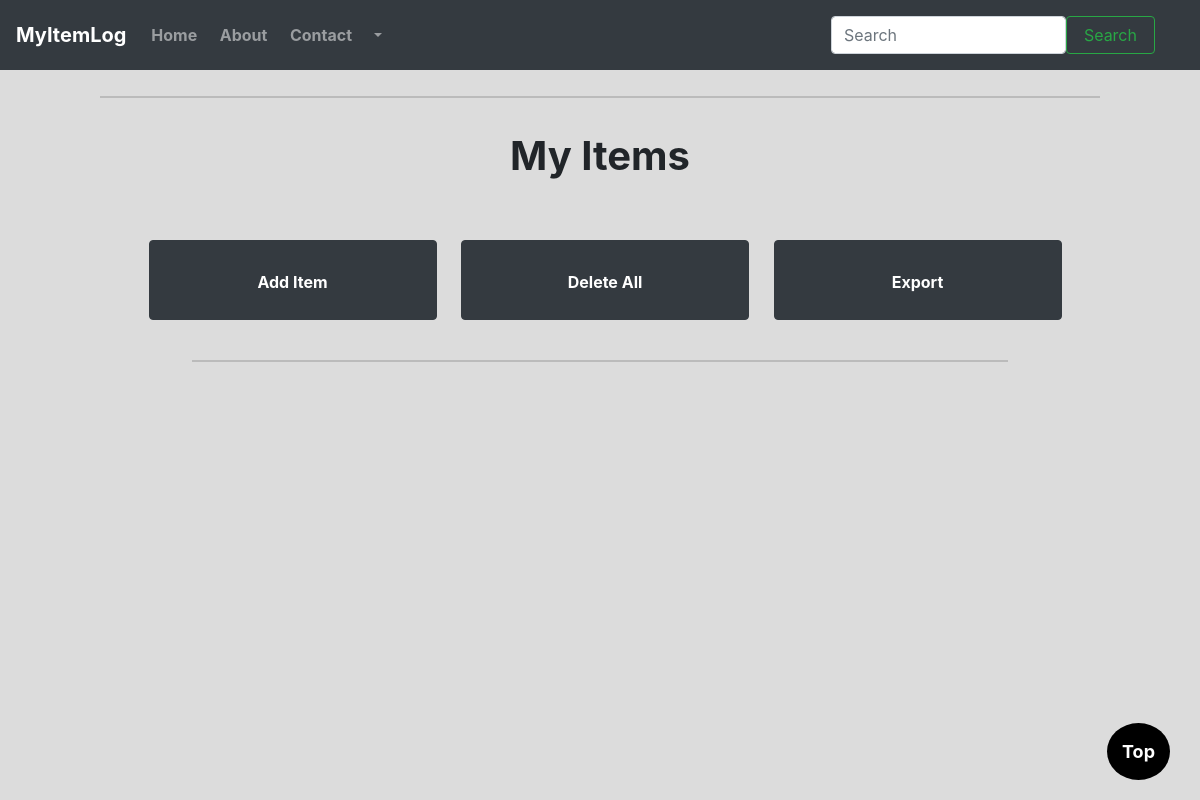
Before: / (signed in) with the older database file.
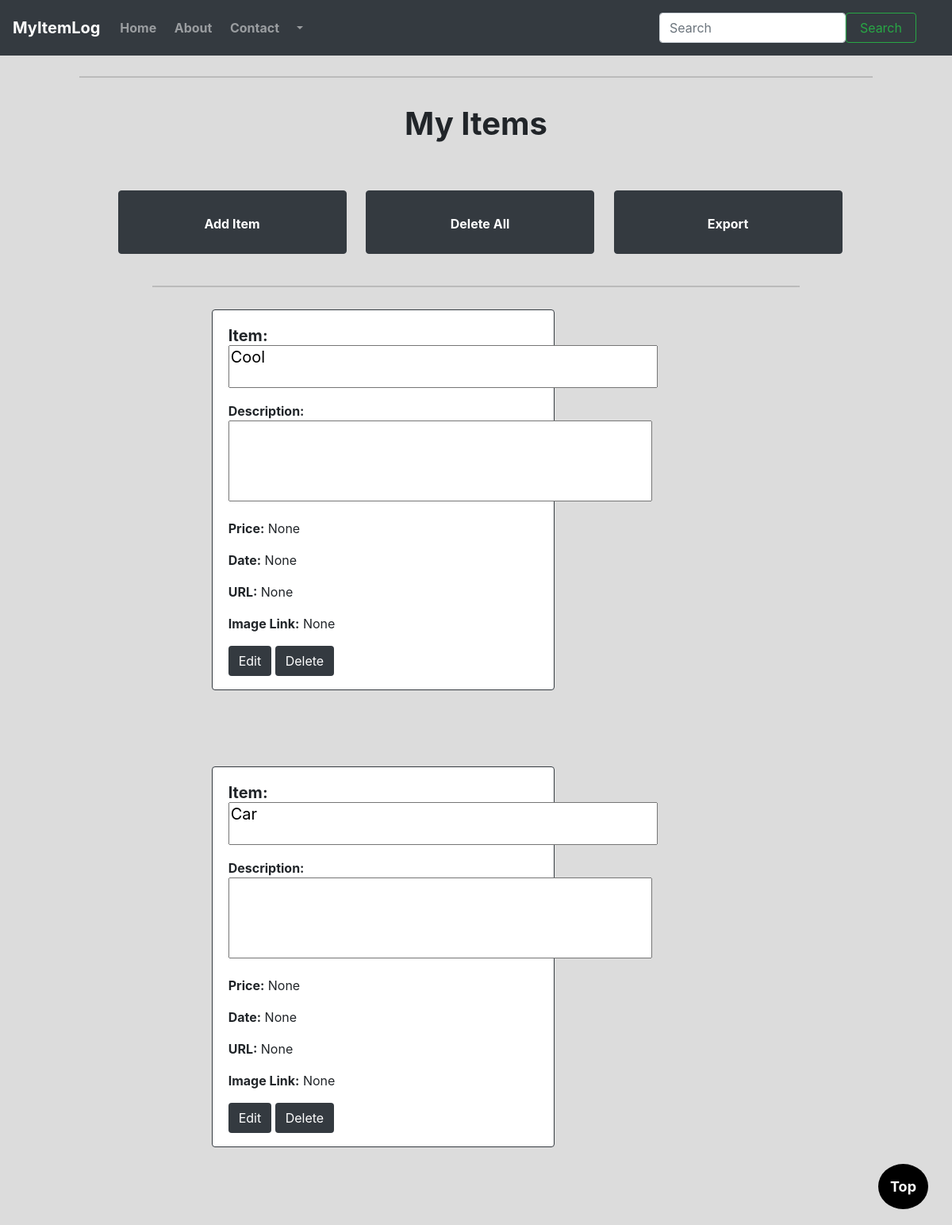
After: the same page with the newer database file.
### item/models.py (models this page shows)
class entry(models.Model):
    Item = models.CharField(blank=False, max_length=120)
    Picture_URL = models.URLField(blank=True, max_length=2000)
    Description = models.TextField(blank=True)
    Price = models.DecimalField(blank=True, max_digits=100, decimal_places=2)
    Date = models.DateField(blank=True)
    URL = models.URLField(blank=True, max_length=200)
    def get_absolute_url_delete(self):
        return reverse("delete-item", kwargs={"id": self.id})
    def get_absolute_url_edit(self):
        return reverse("edit-item", kwargs={"id": self.id})

### pages/views.py (the view)
# urls.py: path('', home_view, name='home'),
def home_view(request):
    entries = entry.objects.all()
    return render(request, "home.html", {'item': entries})

### templates/home.html (shortened to what this page needs)
{% extends 'base.html' %}
{% block content %}
<br>
<br>
<br>
<br>
<div class="grid col-6 col-sm-6 col-md-8 col-lg-8 col-xl-10">
    <div class="A">
        <br>
        <center><h1><b>My Items</b></h1></center>
    </div>
    <br>
    <br>
    <br>
    <center>
    <div class="card border-dark bg-dark itemButton" style="width: 18rem;">
        <div class="card-body">
            <center><a class="nav-link hover" href="{% url 'add-item' %}"><b> Add Item </b></a></center>
        </div>
    </div>
    <div class="card border-dark bg-dark itemButton" style="width: 18rem;">
        <div class="card-body">
            <center><a href="{% url 'delete-all' %}" class="nav-link hover"><b> Delete All </b></a></center>
        </div>
    </div>
    <div class="card border-dark bg-dark itemButton" style="width: 18rem;">
        <div class="card-body">
            <center><a href="{% url 'item-download' %}" class="nav-link hover"><b>Export</b></a></center>
        </div>
    </div>
    </center>
<div class="grid col-6 col-sm-6 col-md-8 col-lg-8 col-xl-10">
        {% for entry in item %}
        <div class="card mt-5 border-dark mb-5" id="entries" style="width: 27rem; height: 30rem;">
            <div class="card-body">
                <h5 class="card-title"><b>Item:</b><br><textarea data-toggle="tooltip" data-placement="bottom" title="My title" style="resize: none;" rows="2" cols="40" readonly>{{entry.Item}}</textarea></h5>
                <p class="card-text"><b>Description:</b> <br><textarea rows="4" cols="50" readonly style="resize: none;">{{entry.Description}}</textarea></p>
                <p class="card-text"><b>Price:</b>{% if entry.Price != Null %} ${% endif %} {{entry.Price}}</p>
                <p class="card-text"><b>Date:</b> {{entry.Date}}</p>
                <p class="card-text"><b>URL:</b>{% if entry.URL != "" %} <a href="{{entry.URL}}">Link</a>{% endif %}{% if entry.URL == "" %} None{% endif %}</p>
                <p class="card-text"><b>Image Link:</b>{% if entry.Picture_URL != "" %} <a href="{{entry.Picture_URL}}">Image Link</a>{% endif %}{% if entry.Picture_URL == "" %} None{% endif %}</p>
                <a href='{{ entry.get_absolute_url_edit }}' class="btn btn-dark hover"><form action="." method="POST">{% csrf_token %}
                    Edit
                </form> </a>
                <a href='{{ entry.get_absolute_url_delete }}' class="btn btn-dark hover"><form action="." method="POST">{% csrf_token %}
                    Delete
                </form> </a>
            </div>
        </div>
    {% endfor %}
</div>
</div>
{% endblock %}
{% block search %}
    <form class="form-inline my-2 my-lg-0" action="{% url 'search' %}" method="GET">
        <input class="form-control col-sm-10 col-md-10 col-lg-8 col-xl-8 " name="q" value="{{request.GET.q}}" type="search" placeholder="Search" aria-label="Search">
        <button class="btn btn-outline-success my-2 col-sm-2 col-md-2 col-lg-3 col-xl-3" type="submit">Search</button>
    </form>
{% endblock %}

### templates/base.html (shortened to what this page needs)
<!DOCTYPE html>
<html lang="en">
    <head>
    <link rel="stylesheet" href="https://maxcdn.bootstrapcdn.com/bootstrap/4.4.1/css/bootstrap.min.css">
    {% load static from staticfiles %}
    <link rel="stylesheet" href="{% static 'styles.css' %}?{% now 'U' %}">
    {% if user.is_authenticated %}
    </head>
    <body>
        <button onclick="topFunction()" id="myBtn" title="Go to top"><b>Top</b></button>
        <nav class="navbar navbar-expand-lg navbar-dark bg-dark navbar fixed-top">
            <a class="navbar-brand" href="#"><b>MyItemLog</b></a>
            <div class="collapse navbar-collapse" id="navbarNav">
                <ul class="navbar-nav mr-auto mt-2 mt-lg-0">
                    <li class="nav-item hover">
                        <center><a class="nav-link" href="{% url 'home' %}" style=""><b> Home </b></a></center>
                    </li>
                    <li class="nav-item hover">
                        <center><a class="nav-link" href="{% url 'about' %}"><b> About </b></a></center>
                    </li>
                    <li class="nav-item hover">
                        <center><a class="nav-link" href="{% url 'contact' %}"><b> Contact </b></a></center>
                    </li>
                    <br>
                    <li class="nav-item dropdown hover">
                        <center><a class="nav-link dropdown-toggle" href="#" id="navbarDropdown" role="button" data-toggle="dropdown" aria-haspopup="true" aria-expanded="false">
                        </a>
                        </center>
                    </li>
                </ul>
    {% block search %}
    {% endblock %}
            </div>
        </nav>
    {% block content %}
    {% endblock %}
    {% endif %}
    </body>
</html>

### assets/styles.css (style rules this page uses)
.hover { color: white; background-color: #white; border: 1px solid transparent; display: inline-block; line-height: 1.5; border-radius: .25rem; transition: color .15s ease-in-out,background-color .15s ease-in-out,border-color .15s ease-in-out,box-shadow .15s ease-in-out; }
#myBtn { display: none; position: fixed; bottom: 20px; right: 30px; z-index: 99; font-size: 18px; border: none; outline: none; color: white; cursor: pointer; padding: 15px; border-radius: 4px; background-color: black; display: inline-block; line-height: 1.5; transition: color .15s ease-in-out,background-color .15s ease-in-out,border-color .15s ease-in-out,box-shadow .15s ease-in-out; border-radius: 50%; }
.grid { display: gird; width: 1500px; justify-items: center; justify-content: center; align-items: center; border-top: 2px solid #bbb; padding: 10px; position: relative; grid-gap: 10px; margin: auto; }
.card { display:inline-block; margin: 10px; width: 50px; height: 80px; position:relative; top:-30px; justify-content: center; flex-direction: row; }
body { background-color: #DCDCDC; }
@media screen and (min-width: 64em) { .itemButton { position:relative; left: 165px; } }
@media screen and (min-width: 64em) { #entries { position: relative; left: 55px; display: inline-block; } }
@media screen and (min-width: 64em) { .itemButton { position: relative; left: 5px; } }

Changed rows visible on the page:
added entry: Item "Cool", Price "None", Date "None", URL "None", Picture_URL "None"
added entry: Item "Car", Price "None", Date "None", URL "None", Picture_URL "None"
